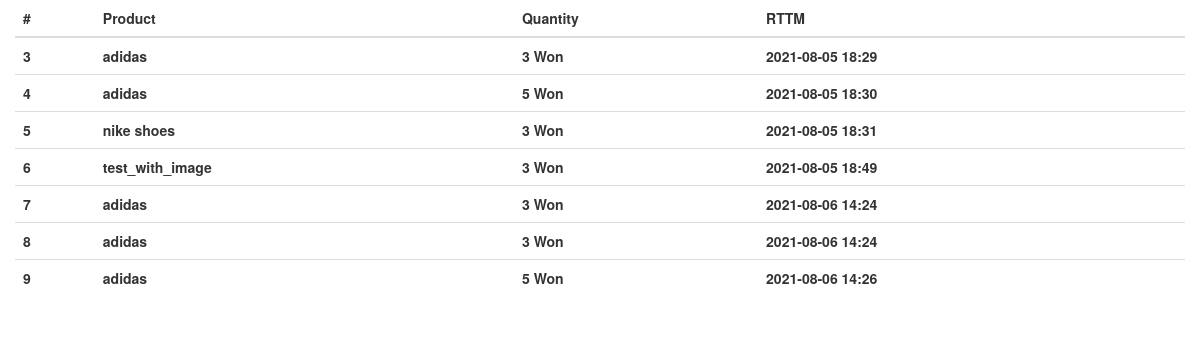
The app's page /order/ (signed in) with its own data.
### order/models.py (models this page shows, shortened)
class Order(models.Model):
    user = models.ForeignKey(
        'user.User', on_delete=models.CASCADE, verbose_name="USER")
    product = models.ForeignKey(
        "product.Product", on_delete=models.CASCADE, verbose_name="PRODUCT")
    quantity = models.IntegerField(verbose_name="QUANTITY")
    register_date = models.DateTimeField(
        auto_now_add=True, verbose_name="REGI DATE")
    class Meta:
        db_table = "Shopping_Order"
        verbose_name = "Order"
        verbose_name_plural = "Order"

### product/models.py (models this page shows)
class Product(models.Model):
    name = models.CharField(max_length=256, verbose_name="PRODUCT NAME")
    price = models.IntegerField(verbose_name="PRODUCT PRICE")
    description = models.TextField(verbose_name="PRODUCT DESCRIPTION")
    stock = models.IntegerField(verbose_name="STOCK")
    register_date = models.DateTimeField(
        auto_now_add=True, verbose_name="REGI DATE")
    def __str__(self):
        return self.name
    class Meta:
        db_table = "Shopping_Product"
        verbose_name = "Product"
        verbose_name_plural = "Product"

### order/views.py (the view)
# urls.py: path('order/', OrderList.as_view()),
@method_decorator(login_required, name='dispatch')
class OrderList(ListView):
    template_name = 'order.html'
    context_object_name = 'order_list'
    def get_queryset(self, **kwargs):
        queryset = Order.objects.filter(user__email=self.request.session.get('user'))
        return queryset

### user/decorator.py (called while the page is built)
def login_required(function):
  def wrap(request, *args, **kwargs):
    user = request.session.get('user')
    if user is None or not user:
      return redirect('/login/')
    else:
      return function(request, *args, **kwargs)
  return wrap

### order/templates/order.html (shortened to what this page needs)
{% extends "base.html"%}
{% load humanize %}
{% block contents %}
<div class="row mt-5">
  <div class="col-12">
    <table class="table table-light">
      <thead class="thead-light">
        <tr>
          <th>#</th>
          <th>Product</th>
          <th>Quantity</th>
          <th>RTTM</th>
        </tr>
      </thead>
      <tbody class="text-dark">
        {% for order in order_list %}
        <tr>
          <th scope="row">{{ order.id }}</th>
          <th scope="row">{{ order.product }}</th>
          <th scope="row">{{ order.quantity|intcomma }} Won</th>
          <th scope="row">{{ order.register_date|date:'Y-m-d H:i' }}</th>
        </tr>
        {% endfor %}
      </tbody>
    </table>
  </div>
</div>
{% endblock %}

### records on screen
Order: id "3", product "adidas", quantity "3", register_date "2021-08-05 18:29"
Order: id "4", product "adidas", quantity "5", register_date "2021-08-05 18:30"
Order: id "5", product "nike shoes", quantity "3", register_date "2021-08-05 18:31"
Order: id "6", product "test_with_image", quantity "3", register_date "2021-08-05 18:49"
Order: id "7", product "adidas", quantity "3", register_date "2021-08-06 14:24"
Order: id "8", product "adidas", quantity "3", register_date "2021-08-06 14:24"
Order: id "9", product "adidas", quantity "5", register_date "2021-08-06 14:26"
